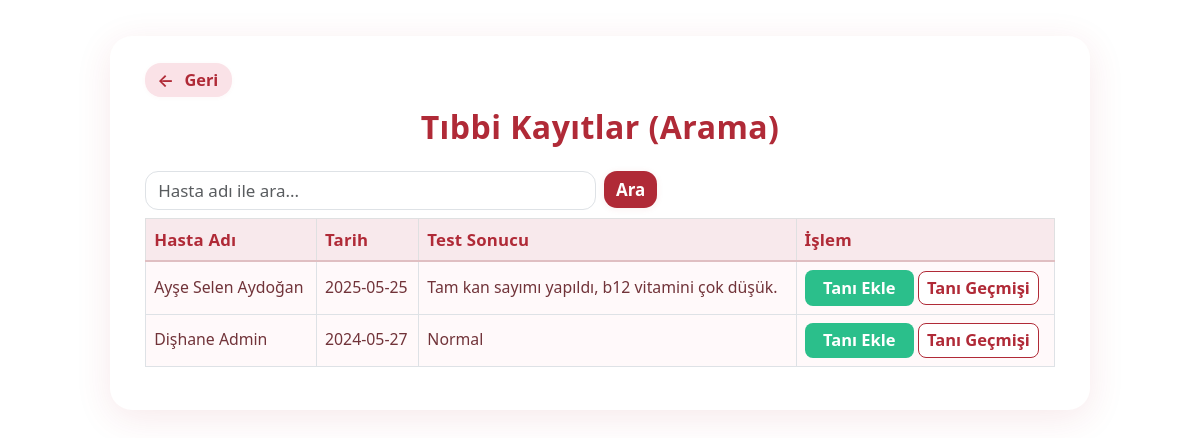
/index.php?page=searchMedicalRecordsDoctor (signed in), run on the app's committed database.
### tables this page shows
CREATE TABLE `medical_records` (
  `id` int(11) NOT NULL,
  `patient_id` int(11) NOT NULL,
  `doctor_id` int(11) DEFAULT NULL,
  `test_type` varchar(100) DEFAULT NULL,
  `result` text DEFAULT NULL,
  `record_date` date DEFAULT NULL,
  `created_at` datetime DEFAULT current_timestamp()
);

CREATE TABLE `users` (
  `id` int(11) NOT NULL,
  `full_name` varchar(255) NOT NULL,
  `tc_no` char(11) NOT NULL,
  `email` varchar(100) NOT NULL,
  `phone` varchar(15) NOT NULL,
  `password` varchar(255) NOT NULL,
  `role` enum('admin','sekreter','doktor','hasta') NOT NULL,
  `created_at` timestamp NOT NULL DEFAULT current_timestamp()
);

### controllers/MedicalRecordController.php (called while the page is built, shortened)
<?php
require_once __DIR__ . '/../models/MedicalRecord.php';
class MedicalRecordController {
    private $model;
    public function __construct() {
        $this->model = new MedicalRecord();
    }
    public function searchByPatientDoctor() {
        $name = $_GET['search'] ?? '';
        $records = $this->model->getByPatientSearch($name);
        require BASE_PATH . '/views/layout.php';
    }
}

### public/index.php (called while the page is built, shortened)
<?php
$page = $_GET['page'] ?? 'login';
route($page);
?>

### config/Database.php (called while the page is built)
<?php
class Database {
    private static $connection = null;
    public static function getConnection() {
        if (self::$connection === null) {
            $host = 'localhost';
            $db = 'dishane_db';
            $user = 'root';
            $pass = '';
            $charset = 'utf8mb4';
            $dsn = "mysql:host=$host;dbname=$db;charset=$charset";
            $options = [
                PDO::ATTR_ERRMODE => PDO::ERRMODE_EXCEPTION,
                PDO::ATTR_DEFAULT_FETCH_MODE => PDO::FETCH_ASSOC,
                PDO::ATTR_EMULATE_PREPARES => false,
            ];
            try {
                self::$connection = new PDO($dsn, $user, $pass, $options);
            } catch (PDOException $e) {
                die("Veritabanı bağlantı hatası: " . $e->getMessage());
            }
        }
        return self::$connection;
    }
}

### models/MedicalRecord.php (called while the page is built, shortened)
<?php
require_once __DIR__ . '/../config/Database.php';
class MedicalRecord {
    private $db;
    public function __construct() {
        $this->db = Database::getConnection();
    }
    public function getByPatientSearch($name) {
        $stmt = $this->db->prepare("SELECT mr.*, u.full_name AS patient_name FROM medical_records mr JOIN users u ON mr.patient_id = u.id WHERE u.full_name LIKE ? ORDER BY mr.created_at DESC");
        $stmt->execute(['%' . $name . '%']);
        return $stmt->fetchAll(PDO::FETCH_ASSOC);
    }
}

### views/dashboard/doktor/medical-records.php (the view, shortened to what this page needs)
<link href="https://cdn.jsdelivr.net/npm/bootstrap@5.3.0/dist/css/bootstrap.min.css" rel="stylesheet">
<div class="records-card">
    <div class="geri-btn-kapsayici">
        <a href="index.php?page=doctorAppointments" class="geri-btn-mini">
            <span class="geri-ikon">&#8592;</span> Geri
        </a>
    </div>
    <h2 class="mb-4">Tıbbi Kayıtlar (Arama)</h2>
    <form class="mb-2 row g-2" method="get" action="index.php">
        <div class="col-md-6">
            <input type="text" name="search" class="form-control" placeholder="Hasta adı ile ara..." value="<?= htmlspecialchars($_GET['search'] ?? '') ?>">
        </div>
        <div class="col-auto">
            <button class="btn btn-primary" type="submit">Ara</button>
        </div>
    </form>
    <?php if (empty($records)): ?>
        <div class="alert alert-info">Kayıt bulunamadı.</div>
    <?php else: ?>
        <div class="table-responsive">
        <table class="table table-bordered align-middle">
            <thead class="table-light">
                <tr>
                    <th>Hasta Adı</th>
                    <th>Tarih</th>
                    <th>Test Sonucu</th>
                    <th>İşlem</th>
                </tr>
            </thead>
            <tbody>
                <?php foreach ($records as $rec): ?>
                    <tr>
                        <td><?= htmlspecialchars($rec['patient_name'] ?? '-') ?></td>
                        <td><?= htmlspecialchars($rec['record_date'] ?? '-') ?></td>
                        <td><?= htmlspecialchars($rec['result'] ?? '-') ?></td>
                        <td>
                            <a href="index.php?page=addDiagnosis&test_id=<?= $rec['id'] ?>" class="btn btn-success btn-sm">Tanı Ekle</a>
                            <a href="index.php?page=viewDiagnosis&test_id=<?= $rec['id'] ?>" class="btn btn-outline-primary btn-sm">Tanı Geçmişi</a>
                        </td>
                    </tr>
                <?php endforeach; ?>
            </tbody>
        </table>
        </div>
    <?php endif; ?>
</div>

### views/dashboard/doktor/medical-records.php (style rules this page uses)
.records-card { max-width: 980px; margin: 36px auto 32px auto; background: #fff; border-radius: 22px; box-shadow: 0 8px 36px 0 rgba(176, 42, 55, 0.10); padding: 2.1rem 2.2rem 1.7rem 2.2rem; position: relative; }
.records-card h2 { color: #b02a37; font-weight: 700; letter-spacing: .44px; margin-bottom: 1.15rem; text-align: center; }
.records-card .form-control, .records-card .btn-primary { border-radius: 13px; font-size: 1.06rem; }
.records-card .btn-primary, .records-card .btn-primary:visited { background: #b02a37 !important; color: #fff !important; border: none; font-weight: 600; box-shadow: 0 1px 7px 0 rgba(176,42,55, 0.08); transition: background .14s, box-shadow .13s; }
.records-card .btn-success { background: #2bbf8b !important; border: none; font-weight: 600; border-radius: 8px; font-size: 1.03rem; padding: .32em 1.12em; }
.records-card .btn-outline-primary { border-radius: 8px; font-size: 1.03rem; color: #b02a37 !important; border: 1.2px solid #b02a37 !important; background: #fff !important; font-weight: 600; }
.records-card table th { background: #f8e9ec; color: #b02a37; font-weight: 700; border-bottom: 2.2px solid #e0bfc2 !important; font-size: 1.05rem; letter-spacing: .19px; }
.records-card table td { background: #fff9fa; color: #713339; font-size: 0.99rem; vertical-align: middle; }
.geri-btn-kapsayici { margin-bottom: 0.7rem; margin-top: -0.4rem; }
.geri-btn-mini { display: inline-flex; align-items: center; gap: .4em; background: #fae2e7; color: #b02a37; font-weight: 600; font-size: 1.02rem; border: none; border-radius: 16px; padding: 5px 14px 5px 11px; text-decoration: none; box-shadow: 0 1px 5px 0 rgba(176,42,55,0.03); transition: background .15s, color .13s; height: 34px; min-width: 62px; }
.geri-btn-mini .geri-ikon { font-size: 1.08em; vertical-align: middle; margin-right: 4px; margin-left: 1px; }

### data on the page
medical_records: patient.full_name "Ayşe Selen Aydoğan", record_date "2025-05-25", result "Tam kan sayımı yapıldı, b12 vitamini çok düşük."
medical_records: patient.full_name "Dişhane Admin", record_date "2024-05-27", result "Normal"
